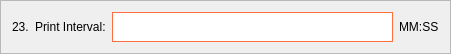
           <widget class="QFrame" name="frame_32">
            <property name="geometry">
             <rect>
              <x>60</x>
              <y>1590</y>
              <width>451</width>
              <height>51</height>
             </rect>
            </property>
            <property name="frameShape">
             <enum>QFrame::StyledPanel</enum>
            </property>
            <property name="frameShadow">
             <enum>QFrame::Raised</enum>
            </property>
            <layout class="QHBoxLayout" name="horizontalLayout_32">
             <item>
              <widget class="QLabel" name="label_89">
               <property name="styleSheet">
                <string notr="true">color: black;
font: 12pt &quot;Segoe UI&quot;;</string>
               </property>
               <property name="text">
                <string>23.</string>
               </property>
              </widget>
             </item>
             <item>
              <widget class="QLabel" name="label_90">
               <property name="styleSheet">
                <string notr="true">color: black;
font: 12pt &quot;Segoe UI&quot;;</string>
               </property>
               <property name="text">
                <string>Print Interval:</string>
               </property>
              </widget>
             </item>
             <item>
              <widget class="QLineEdit" name="nombre_line_edit_29">
               <property name="minimumSize">
                <size>
                 <width>0</width>
                 <height>30</height>
                </size>
               </property>
               <property name="styleSheet">
                <string notr="true">background-color: white;
border: 1px solid #ff6e40;</string>
               </property>
              </widget>
             </item>
             <item>
              <widget class="QLabel" name="label_91">
               <property name="styleSheet">
                <string notr="true">color: black;
font: 12pt &quot;Segoe UI&quot;;</string>
               </property>
               <property name="text">
                <string>MM:SS</string>
               </property>
              </widget>
             </item>
            </layout>
           </widget>
